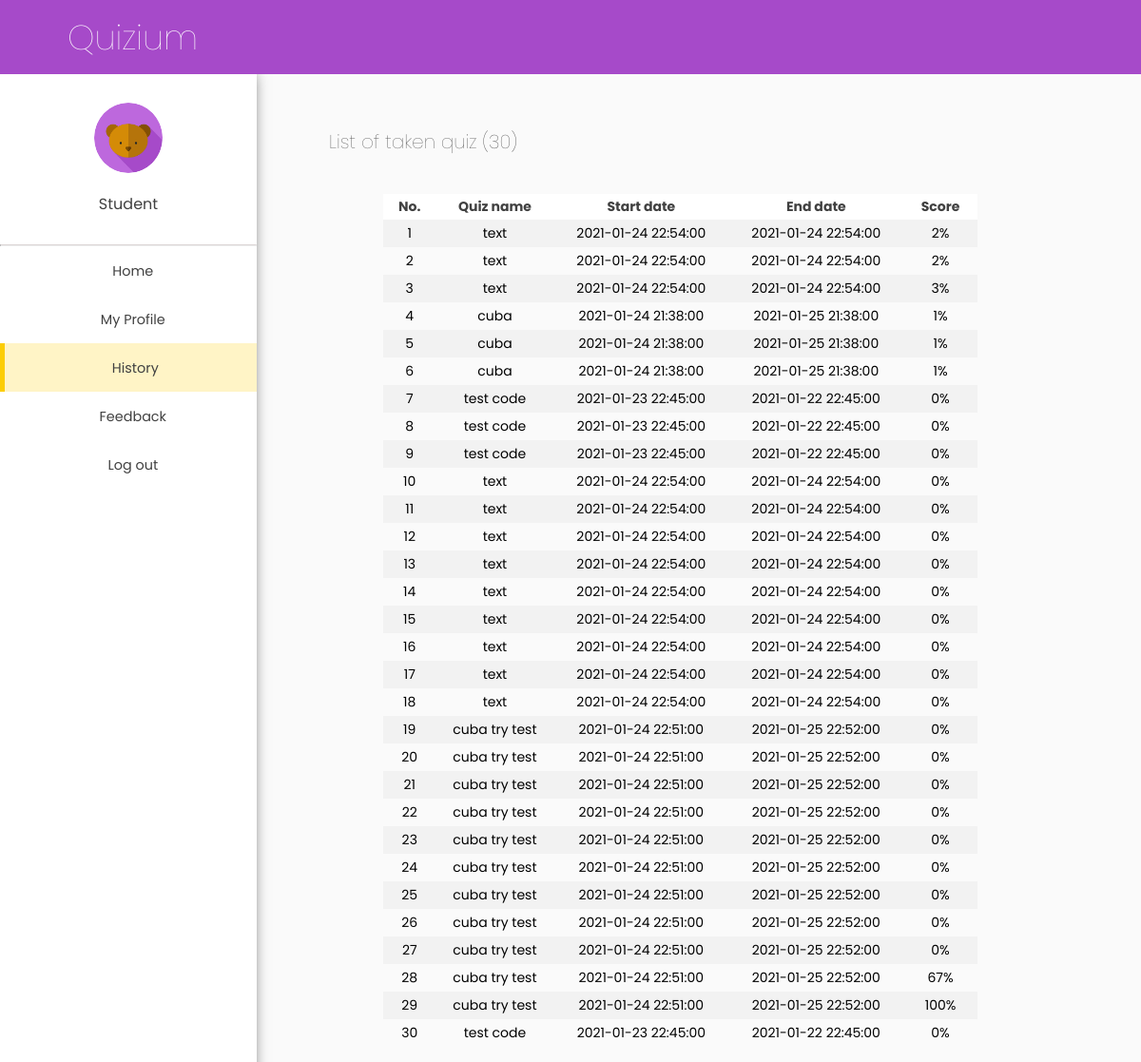
Page /student/StudentHistory.php (signed in) on the earlier database version.
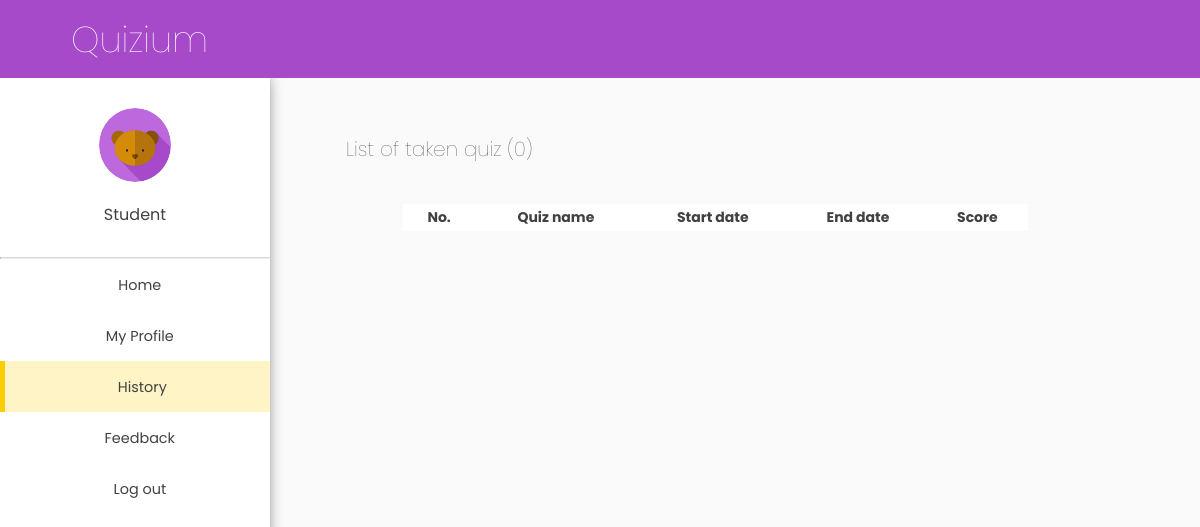
Same page on the later database version.
### tables this page shows
CREATE TABLE `answeredquiz` (
  `answeredQuizID` int(11) NOT NULL,
  `StudentID` int(11) NOT NULL,
  `mark` int(11) NOT NULL,
  `quizID` int(5) NOT NULL
);

CREATE TABLE `quiz` (
  `quizID` int(11) NOT NULL,
  `InstructorID` int(11) NOT NULL,
  `quizName` varchar(255) NOT NULL,
  `dateOpen` datetime NOT NULL,
  `dateClose` datetime NOT NULL,
  `quizDescription` varchar(255) NOT NULL,
  `quizCode` varchar(255) NOT NULL,
  `classAverage` float NOT NULL,
  `numStudents` int(4) NOT NULL
);

### database/query/OneQuiz.php (called while the page is built)
<?php
        $id = $_SESSION["studentID"];
        $quiz = "SELECT * FROM answeredquiz aq
        JOIN quiz q ON q.quizID = aq.quizID
        WHERE StudentID = $id";
        $result = mysqli_query($conn, $quiz);
?>

### student/StudentHistory.php (the view, shortened to what this page needs)
<?php include("../config/db_connect.php");?>
<html>
<head>
    <link rel="stylesheet" href="https://cdn.jsdelivr.net/gh/lykmapipo/themify-icons@0.1.2/css/themify-icons.css">
    <link rel="stylesheet" href="https://use.fontawesome.com/releases/v5.15.1/css/all.css">
    <link rel="stylesheet" href="https://use.fontawesome.com/releases/v5.15.1/css/v4-shims.css">
    <link rel="stylesheet" href="../css/style.css">
    <link rel="stylesheet" href="../css/report.css">
</head>
<body>
    <div class="sidebar">
        <div class="sidebar-user">
            <img src="../image/bear.png">
            <div class="user-image">
                <p>Student</p>
            </div>
        </div>
        <div class="sidebar-menu">
            <hr>
            <ul>
                <li>
                    <a href="StudentHome.php">
                        <span>Home</span>
                    </a>
                </li>
                <li>
                    <a href="StudentProfile.php" >
                        <span>My Profile</span>
                    </a>
                </li>
                <li class="active">
                    <a href="#">
                        <span>History</span>
                    </a>
                </li>
                <li>
                    <a href="StudentFeedback.php">
                        <span>Feedback</span>
                    </a>
                </li>
                <li>
                    <a href="../database/query/logout.php?action=Logout">
                        <span>Log out</span>
                    </a>
                </li>
            </ul>
        </div>
    </div>
    <div class="main-content">
        <header>
            <div class="website-name">
                <h3>
                    <a href="StudentHome.php"><span>Quizium</span></a>
                </h3>
            </div>
        </header>
        <main>
             <h3 style="margin: 0px 60px; margin-top: 40px; color: #414141; font-size: 20px">List of taken quiz (<?php include ("../database/query/CountOneQuiz.php")?>)</h3>
            <div class="quiz-list">
                <table>
                    <tr>
                        <th>No.</th><th>Quiz name</th><th>Start date</th><th>End date</th><th>Score</th>
                    </tr>
                    <?php
                        include("../database/query/OneQuiz.php");
                        if($result-> num_rows >0) {
                        $i = 1;
                        while ($row = $result-> fetch_assoc()) {
                    ?>
                    <tr>
                        <td><?php echo $i?></td>
                        <td><?php echo $row["quizName"]?></td>
                        <td><?php echo $row["dateOpen"]?></td>
                        <td><?php echo $row["dateClose"]?></td>
                        <td><?php echo $row["mark"]?>%</td>
                    </tr>
                   <?php $i++; }
                   }?>
                </table>
            </div>
        </main>
    </div>
</body>
</html>

### database/query/CountOneQuiz.php (shortened to what this page needs)
<?php
    $id = $_SESSION["studentID"];
    $sql = "SELECT COUNT(*) c
            FROM answeredquiz
            WHERE StudentID = $id";
    $result = $conn->query($sql);
    if($result-> num_rows>0) {
        while ($row = $result-> fetch_assoc()) {
          echo $row["c"];
        }
    }
?>

### css/style.css (style rules this page uses)
:root { --main-color: #A64AC9; --text-grey: #414141; --background: #FAFAFA; }
* { font-family: 'Poppins', sans-serif; margin: 0; padding: 0; text-decoration: none; list-style-type: none; box-sizing: border-box; }
.sidebar { height: calc(100% - 60px); width: 270px; position: fixed; left: 0; top: 78px; z-index: 100; background: #fff; color: var(--text-grey); overflow-y: auto; box-shadow: -5px 0 15px 0 rgb(54, 54, 54); z-index: 1; }
.sidebar li { text-align: center; padding-top: 13px; padding-bottom: 13px; }
.sidebar a { color: var(--text-grey); font-size: .9rem; }
.sidebar a span:last-child { padding-left: .6rem; }
.sidebar-user { padding-top: 30px; padding-bottom: 30px; text-align: center; }
.sidebar-user img { border-radius: 50%; height: 74px; width: 72px; }
.user-image { padding-top: 20px; }
.main-content { position: relative; margin-left: 270px; }
header { position: fixed; top: 0; left: 0; z-index: 100; width: 100%; background: var(--main-color); height: 78px; padding: 0rem 1rem; display: flex; align-items: center; justify-content: space-between; border-bottom: 1px solid #ccc; z-index: 2; border: none; }
main { margin-top: 78px; background: var(--background); min-height: 90vh; padding: 1rem; }
h3 { font-size: 36px; font-weight: lighter; font-style: normal; font-family: 'Poppins', sans-serif; color: #FFF; }
.website-name { padding-left: 55px; }
.website-name a { text-decoration: none; color: #FFF; }
.active { background-color: #fccf053a; border-left: 5px solid #FCCD05; color: #FFF; }
hr { border-top: 1px solid #DBD5D5; }

### css/report.css (style rules this page uses)
.quiz-list { margin-top: 40px; margin-left: 117px; }
.quiz-list table { border-collapse: collapse; font-size: 14px; width: 80%; }
.quiz-list td, th { border: none; padding: 4px; text-align: center; }
th { padding-top: 10px; padding-bottom: 10px; background-color: white; color: #414141; }
.table-container td, th { border: none; padding: 3 10px; text-align: center; }
tr:nth-child(even) { background-color: #f2f2f2; }

Differences in the rows shown:
removed answeredquiz: quizID.quizName "text", quizID.dateOpen "2021-01-24 22:54:00", quizID.dateClose "2021-01-24 22:54:00", mark "2"
removed answeredquiz: quizID.quizName "text", quizID.dateOpen "2021-01-24 22:54:00", quizID.dateClose "2021-01-24 22:54:00", mark "2"
removed answeredquiz: quizID.quizName "text", quizID.dateOpen "2021-01-24 22:54:00", quizID.dateClose "2021-01-24 22:54:00", mark "3"
removed answeredquiz: quizID.quizName "cuba", quizID.dateOpen "2021-01-24 21:38:00", quizID.dateClose "2021-01-25 21:38:00", mark "1"
no longer on this page (row edited): answeredquiz: quizID.quizName "cuba", quizID.dateOpen "2021-01-24 21:38:00", quizID.dateClose "2021-01-25 21:38:00", mark "1"
removed answeredquiz: quizID.quizName "cuba", quizID.dateOpen "2021-01-24 21:38:00", quizID.dateClose "2021-01-25 21:38:00", mark "1"
removed answeredquiz: quizID.quizName "test code", quizID.dateOpen "2021-01-23 22:45:00", quizID.dateClose "2021-01-22 22:45:00", mark "0"
removed answeredquiz: quizID.quizName "test code", quizID.dateOpen "2021-01-23 22:45:00", quizID.dateClose "2021-01-22 22:45:00", mark "0"
removed answeredquiz: quizID.quizName "test code", quizID.dateOpen "2021-01-23 22:45:00", quizID.dateClose "2021-01-22 22:45:00", mark "0"
removed answeredquiz: quizID.quizName "text", quizID.dateOpen "2021-01-24 22:54:00", quizID.dateClose "2021-01-24 22:54:00", mark "0"
removed answeredquiz: quizID.quizName "text", quizID.dateOpen "2021-01-24 22:54:00", quizID.dateClose "2021-01-24 22:54:00", mark "0"
removed answeredquiz: quizID.quizName "text", quizID.dateOpen "2021-01-24 22:54:00", quizID.dateClose "2021-01-24 22:54:00", mark "0"
removed answeredquiz: quizID.quizName "text", quizID.dateOpen "2021-01-24 22:54:00", quizID.dateClose "2021-01-24 22:54:00", mark "0"
removed answeredquiz: quizID.quizName "text", quizID.dateOpen "2021-01-24 22:54:00", quizID.dateClose "2021-01-24 22:54:00", mark "0"
removed answeredquiz: quizID.quizName "text", quizID.dateOpen "2021-01-24 22:54:00", quizID.dateClose "2021-01-24 22:54:00", mark "0"
removed answeredquiz: quizID.quizName "text", quizID.dateOpen "2021-01-24 22:54:00", quizID.dateClose "2021-01-24 22:54:00", mark "0"
removed answeredquiz: quizID.quizName "text", quizID.dateOpen "2021-01-24 22:54:00", quizID.dateClose "2021-01-24 22:54:00", mark "0"
removed answeredquiz: quizID.quizName "text", quizID.dateOpen "2021-01-24 22:54:00", quizID.dateClose "2021-01-24 22:54:00", mark "0"
removed answeredquiz: quizID.quizName "cuba try test", quizID.dateOpen "2021-01-24 22:51:00", quizID.dateClose "2021-01-25 22:52:00", mark "0"
removed answeredquiz: quizID.quizName "cuba try test", quizID.dateOpen "2021-01-24 22:51:00", quizID.dateClose "2021-01-25 22:52:00", mark "0"
removed answeredquiz: quizID.quizName "cuba try test", quizID.dateOpen "2021-01-24 22:51:00", quizID.dateClose "2021-01-25 22:52:00", mark "0"
removed answeredquiz: quizID.quizName "cuba try test", quizID.dateOpen "2021-01-24 22:51:00", quizID.dateClose "2021-01-25 22:52:00", mark "0"
removed answeredquiz: quizID.quizName "cuba try test", quizID.dateOpen "2021-01-24 22:51:00", quizID.dateClose "2021-01-25 22:52:00", mark "0"
no longer on this page (row edited): answeredquiz: quizID.quizName "cuba try test", quizID.dateOpen "2021-01-24 22:51:00", quizID.dateClose "2021-01-25 22:52:00", mark "0"
removed answeredquiz: quizID.quizName "cuba try test", quizID.dateOpen "2021-01-24 22:51:00", quizID.dateClose "2021-01-25 22:52:00", mark "0"
removed answeredquiz: quizID.quizName "cuba try test", quizID.dateOpen "2021-01-24 22:51:00", quizID.dateClose "2021-01-25 22:52:00", mark "0"
removed answeredquiz: quizID.quizName "cuba try test", quizID.dateOpen "2021-01-24 22:51:00", quizID.dateClose "2021-01-25 22:52:00", mark "0"
removed answeredquiz: quizID.quizName "cuba try test", quizID.dateOpen "2021-01-24 22:51:00", quizID.dateClose "2021-01-25 22:52:00", mark "67"
removed answeredquiz: quizID.quizName "cuba try test", quizID.dateOpen "2021-01-24 22:51:00", quizID.dateClose "2021-01-25 22:52:00", mark "100"
removed answeredquiz: quizID.quizName "test code", quizID.dateOpen "2021-01-23 22:45:00", quizID.dateClose "2021-01-22 22:45:00", mark "0"
Other differences:
new list line: "0"
list line gone: "30"
